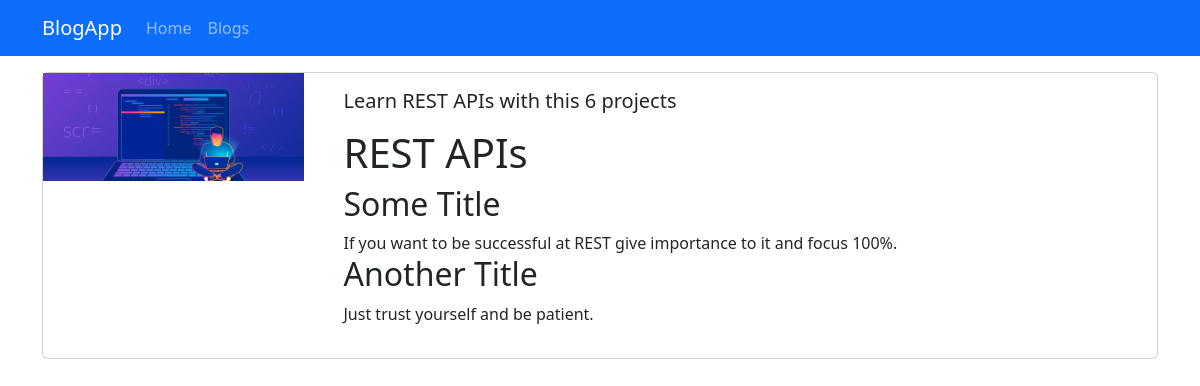
The app's page /blogs/learn-rest-apis-with-this-6-projects with its own data.
### blog/models.py (models this page shows, shortened)
class Blog(models.Model):
    title = models.CharField(max_length=200)
    image = models.ImageField(upload_to="blogs")
    is_active = models.BooleanField()
    is_home = models.BooleanField()
    description = RichTextField()
    categories = models.ManyToManyField(Category, blank=True)
    '''
        At first I had some values inside of the table so first set
        the parameters in a way that accepts rows that doesn't have a value for
        slug field and migrate the changes
    '''
    slug = models.SlugField(null=False, blank=True, unique=True, db_index=True, editable=False)

### blog/views.py (the view)
# urls.py: path("blogs/<slug:slug>", views.blog_details, name="blog_details"),
def blog_details(request, slug):
    blog =  Blog.objects.get(slug=slug)
    return render(request, "blog/blog-details.html", {'blog':blog})

### blog/templates/blog/blog-details.html (shortened to what this page needs)
{% extends "base.html" %}
{% load static %}
{% block content %}
<div class="container mt-3">
    <div class="row">
        <div class="col-12">
            <div class="card mb-3">
                <div class="row">
                    <div class="col-md-3">
                        <img src="{{ blog.image.url }}" alt="" class="img-fluid">
                    </div>
                    <div class="col-md-9">
                        <div class="card-body">
                            <h5 class="card-title">
                                {{blog.title}}
                            </h5>
                            <p class="card-text">{{blog.description|safe}}</p>
                        </div>
                    </div>
                </div>
            </div>
        </div>
    </div>
</div>
{% endblock %}

### records on screen
Blog: image (picture), title "Learn REST APIs with this 6 projects", description "REST APIs Some Title If you want to be successful at REST give importance to it and focus 100%. Another Title Just trust yourself and be patient."
